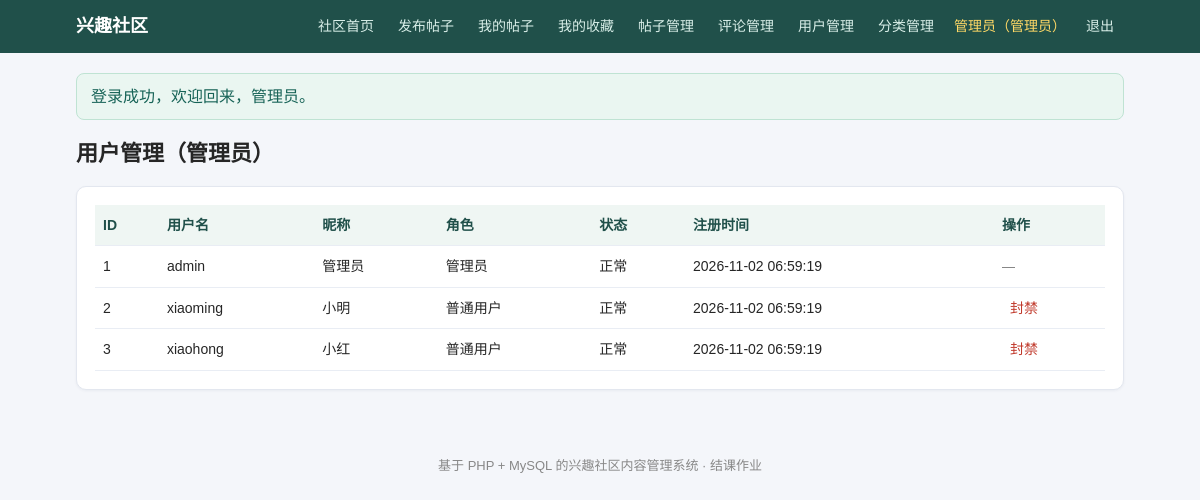
/admin_users.php (signed in), run on the app's committed database.
### tables this page shows
CREATE TABLE `user` (
    id          INT AUTO_INCREMENT PRIMARY KEY,
    username    VARCHAR(50)  NOT NULL UNIQUE,
    password    VARCHAR(255) NOT NULL COMMENT 'password_hash 加密后的密码',
    nickname    VARCHAR(50)  NOT NULL DEFAULT '',
    role        VARCHAR(20)  NOT NULL DEFAULT 'user' COMMENT 'user 普通用户 / admin 管理员',
    status      TINYINT      NOT NULL DEFAULT 1 COMMENT '1 正常 0 封禁',
    create_time DATETIME     NOT NULL DEFAULT CURRENT_TIMESTAMP
);

### admin_users.php (the view, shortened to what this page needs)
<?php
require 'config.php';
$total = (int)$pdo->query('SELECT COUNT(*) FROM `user`')->fetchColumn();
$perPage = 10; list($page, $totalPages, $offset) = paginate($total, $perPage);
$users = $pdo->query('SELECT * FROM `user` ORDER BY id ASC LIMIT ' . $perPage . ' OFFSET ' . $offset)->fetchAll();
?>
<h1>用户管理（管理员）</h1>
<div class="card">
  <table>
    <tr><th>ID</th><th>用户名</th><th>昵称</th><th>角色</th><th>状态</th><th>注册时间</th><th>操作</th></tr>
    <?php foreach ($users as $u): ?>
    <tr>
      <td><?= (int)$u['id'] ?></td><td><?= e($u['username']) ?></td><td><?= e($u['nickname']) ?></td>
      <td><?= $u['role'] === 'admin' ? '管理员' : '普通用户' ?></td>
      <td><?= (int)$u['status'] === 1 ? '正常' : '<span class="badge badge-banned">已封禁</span>' ?></td>
      <td><?= e($u['create_time']) ?></td>
      <td>
        <?php if ($u['role'] !== 'admin'): ?>
        <form class="del-form" method="post" data-confirm="<?= (int)$u['status'] === 1 ? '确定要封禁该账号吗？封禁后无法登录。' : '确定要解封该账号吗？' ?>">
          <button class="link-btn" type="submit"><?= (int)$u['status'] === 1 ? '封禁' : '解封' ?></button>
        </form>
        <?php else: ?><span class="muted">—</span><?php endif; ?>
      </td>
    </tr>
    <?php endforeach; ?>
  </table>
</div>

### assets/style.css (style rules this page uses)
* { box-sizing: border-box; }
body { margin:0; font-family:"Microsoft YaHei","PingFang SC",Arial,sans-serif; background:#f4f6fa; color:#262626; line-height:1.6; }
h1 { font-size:22px; margin:8px 0 14px; }
.card { background:#fff; border:1px solid #e3e7ef; border-radius:10px; padding:18px; margin-bottom:16px; box-shadow:0 1px 3px rgba(20,40,80,.05); }
table { width:100%; border-collapse:collapse; font-size:14px; }
th, td { border-bottom:1px solid #e9edf4; padding:9px 8px; text-align:left; vertical-align:top; }
th { background:#eff6f3; color:#20504a; }
.del-form { display:inline; margin-left:8px; }
.link-btn { background:none; border:none; color:#c0392b; cursor:pointer; font-size:14px; padding:0; font-family:inherit; }
.post-meta, .muted { color:#777; font-size:13px; }

### data on the page
user: id "1", username "admin", nickname "管理员", role "管理员", status "正常", create_time "2026-11-02 06:59:19"
user: id "2", username "xiaoming", nickname "小明", role "普通用户", status "正常", create_time "2026-11-02 06:59:19"
user: id "3", username "xiaohong", nickname "小红", role "普通用户", status "正常", create_time "2026-11-02 06:59:19"

### other printed values
$_SESSION['nickname'] ?: $_SESSION['username'] "管理员"
$_SESSION['flash'] "登录成功，欢迎回来，管理员。"
